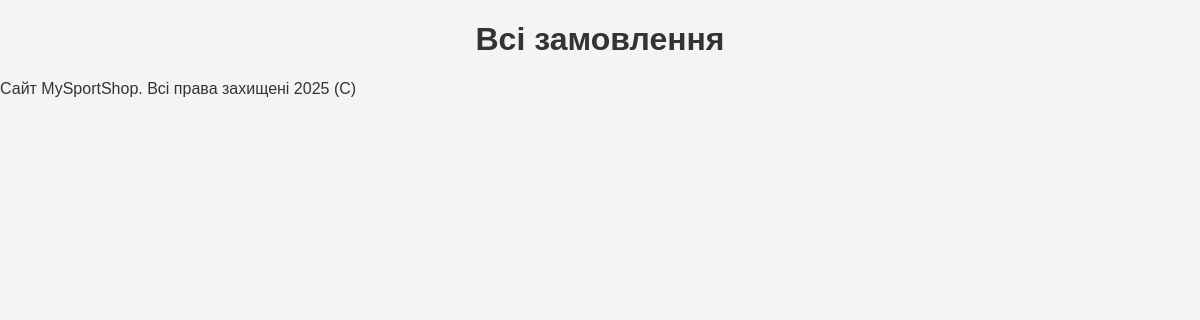
Page /orders on the earlier database version.
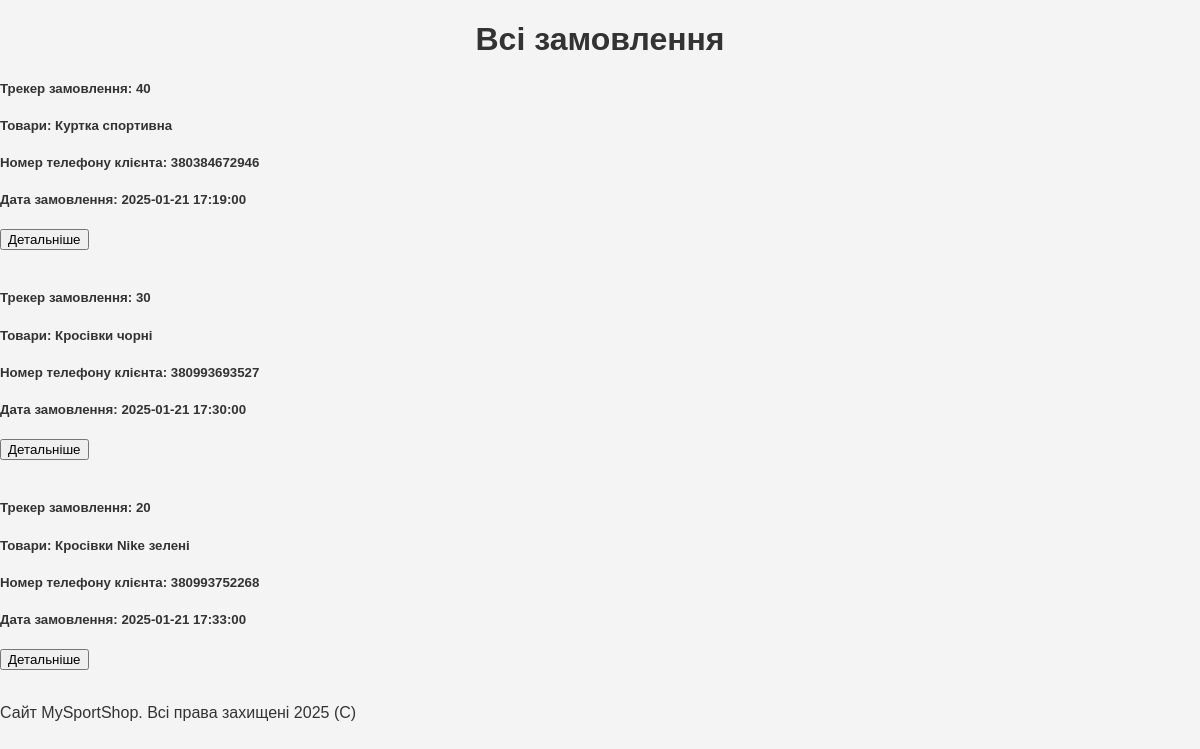
Same page on the later database version.
### app.py (models this page shows, shortened)
class Order(db.Model):
    id = db.Column(db.Integer, primary_key=True)
    tracker_code = db.Column(db.Integer, nullable=False)
    goods = db.Column(db.String(1000), nullable=False)
    client_phone = db.Column(db.String(20), nullable=False)
    date = db.Column(db.DateTime, default=datetime.now)

### app.py (the view)
@app.route("/orders")
def show_orders():
    orders = Order.query.all()
    return render_template("orders_a.html", orders=orders)

### templates/orders_a.html (shortened to what this page needs)
{% extends 'layout.html' %}
{% block content %}
<h1>Всі замовлення</h1>
{% for el in orders %}
<div>
    <h5>Трекер замовлення: {{ el.tracker_code }}</h5>
    <h5>Товари: {{ el.goods }}</h5>
    <h5>Номер телефону клієнта: {{ el.client_phone }}</h5>
    <h5>Дата замовлення: {{ el.date }}</h5>
    <button>Детальніше</button>
</div>
<br>
{% endfor %}
{% endblock %}

### templates/layout.html (shortened to what this page needs)
<!DOCTYPE html>
<html lang="en">
<head>
    <link rel="stylesheet" href="{{ url_for('static', filename='css/styles.css') }}">
</head>
<body>
    {% block content %}{% endblock %}
</body>
<footer>
    <p>Сайт MySportShop. Всі права захищені 2025 (C)</p>
</footer>
</html>

### static/css/styles.css (style rules this page uses)
body { font-family: Arial, sans-serif; margin: 0; padding: 0; background-color: #f4f4f4; color: #333; }
h1 { text-align: center; }

Differences in the rows shown:
added Order: tracker_code "40", goods "Куртка спортивна", client_phone "380384672946", date "2025-01-21 17:19:00"
added Order: tracker_code "30", goods "Кросівки чорні", client_phone "380993693527", date "2025-01-21 17:30:00"
added Order: tracker_code "20", goods "Кросівки Nike зелені", client_phone "380993752268", date "2025-01-21 17:33:00"
